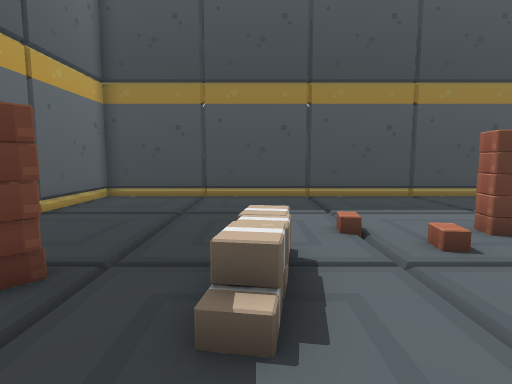
[1] (above)

19 first-person views from a walk through a level from a Godot 3-D game. The camera is 1.5 m above the floor, tilts 6° down and sees 80° across. Doors that lead somewhere are drawn open, without their leaves. The floor is counted in squares, 1 m on a side. Each view is taken from the middle of a square. On the plan, view 1 faces up. The plan holds only what a view shows up to about 15 squares ahead; the rest is blank. The place goes on beyond the plan.

[2]
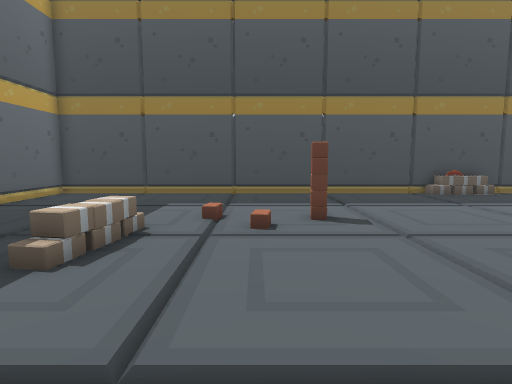

[3]
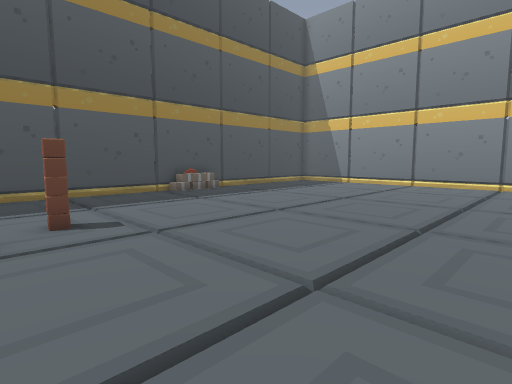

[4]
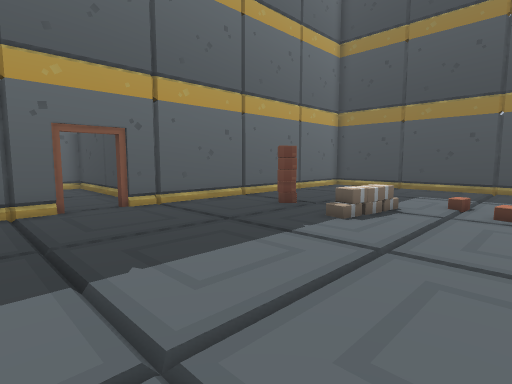

[5]
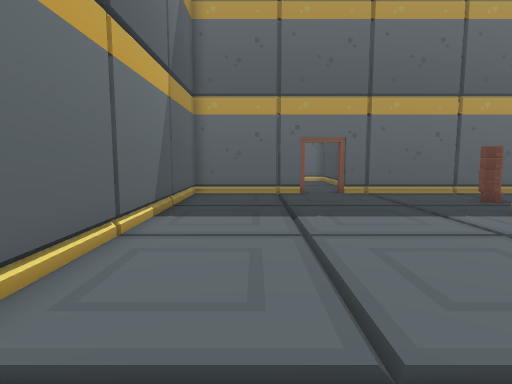

[6]
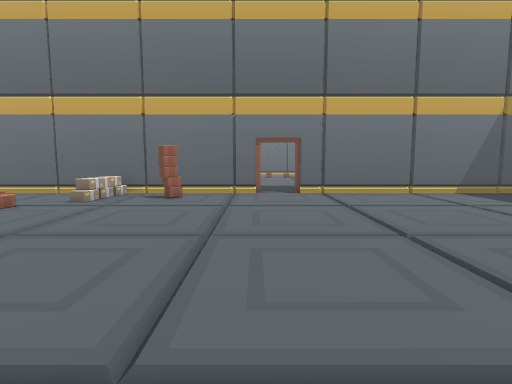

[7]
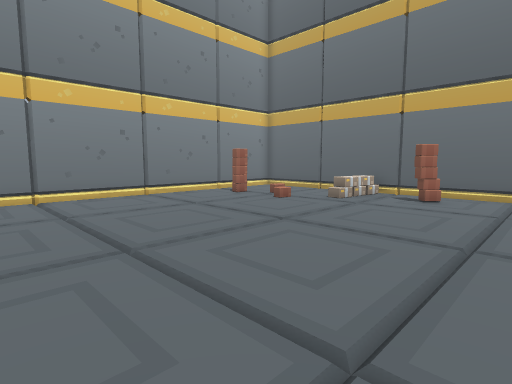

[8]
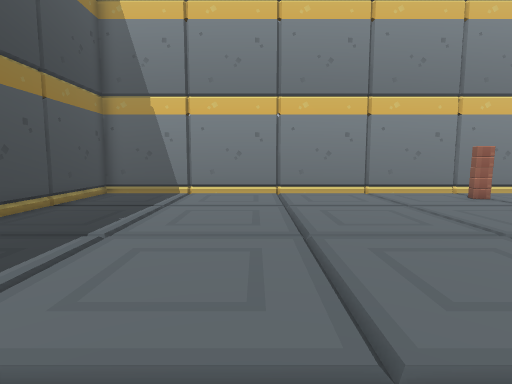

[9]
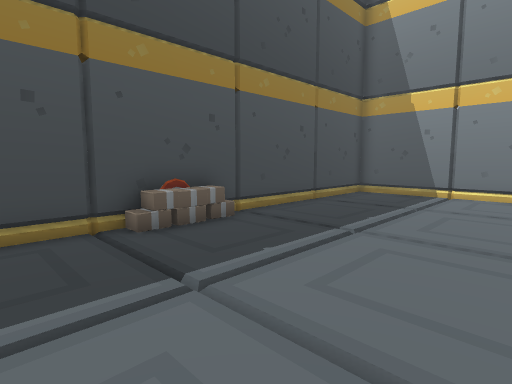

[10]
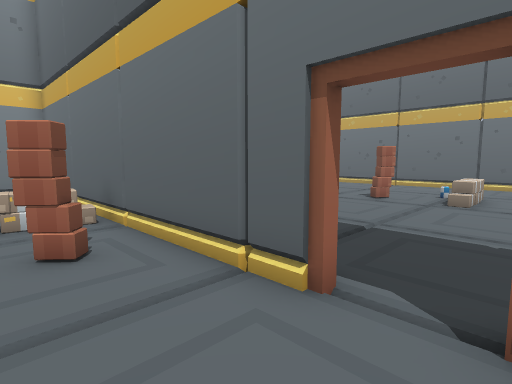

[11]
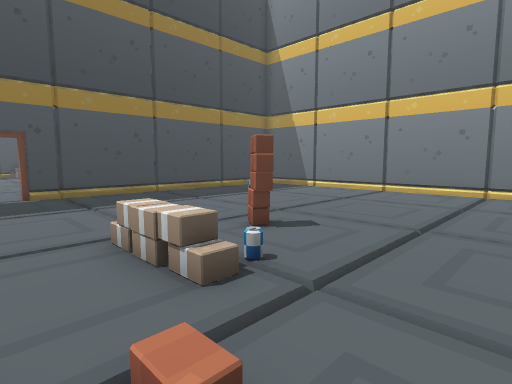

[12]
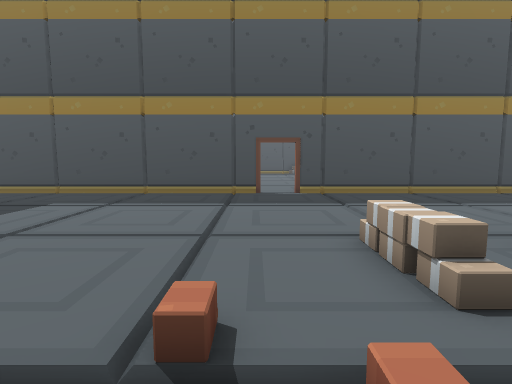

[13]
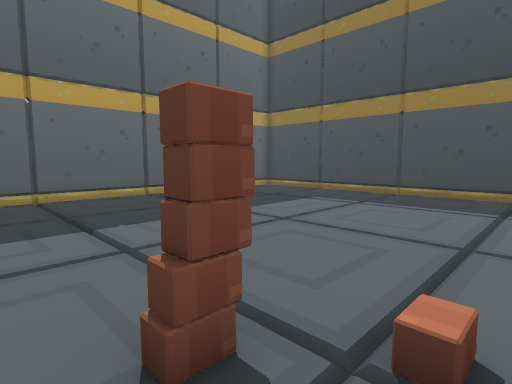

[14]
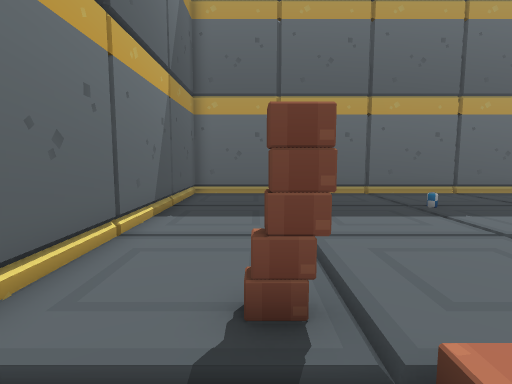

[15]
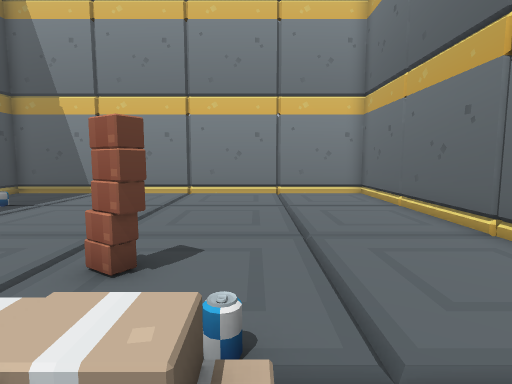

[16]
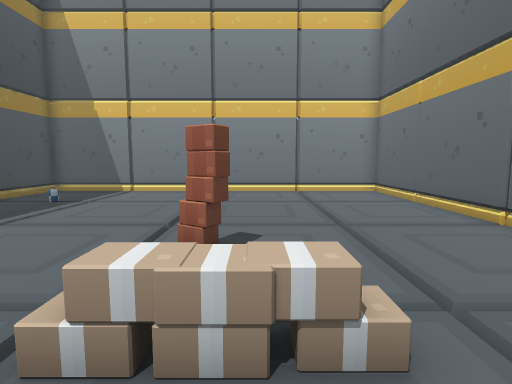

[17]
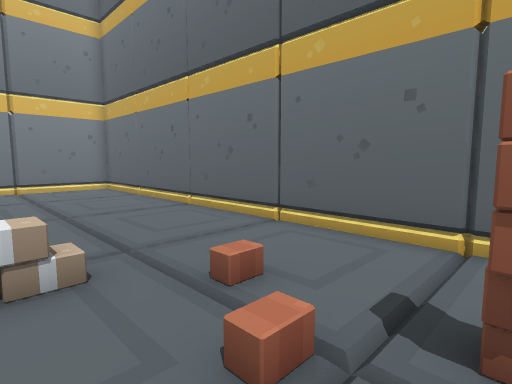

[18]
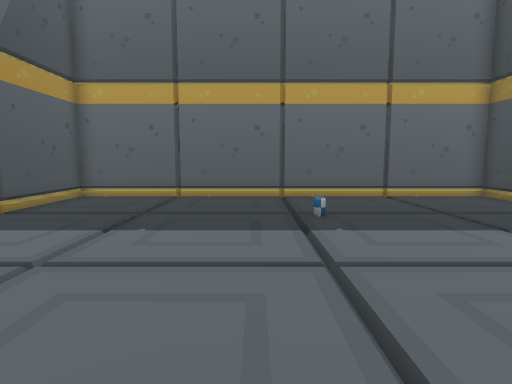

[19]
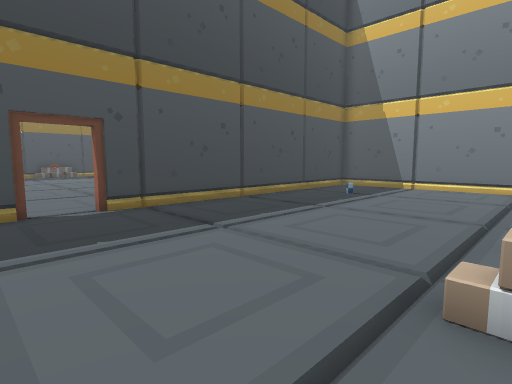

### Floor plan
Points are (right, up) in squares from view 1. A wall is a line through its corners. A room is listed if a view was taken in it or the views show most of it. See-through windows are left out.
Room 1 (views 1, 2, 3, 4, 5, 6, 7, 8, 9, 10)
walls: (8.8, -7.8) (20.6, -7.8); (-5.7, -2.8) (-5.7, -7.8) (7.3, -7.8); (21.8, -6.8) (21.8, 11.7) (-5.7, 11.7) (-5.7, -1.2)
ways out: open door at (8, -8) to room 2; open door at (-6, -2)
objects: box (-3, 3); box (0, 3); box (0, 4); box (4, 6); box (5, 6); box (11, 11); box (12, -6); box (12, 11); box (13, -6); other object (15, -7); other object (15, -6); box (16, -5); box (20, -4); box (20, -3)
Room 2 (views 11, 12, 13, 14, 15, 16, 17, 18, 19)
walls: (7.2, -8.3) (-5.7, -8.3) (-5.7, -23.8) (21.8, -23.8) (21.8, -8.3) (8.8, -8.3)
ways out: open door at (8, -8) to room 1
objects: box (5, -21); box (12, -17)

Positions as (right, up) in squares from view 1, and headings:
1: (0, 0), facing up
2: (3, -2), facing up
3: (3, -2), facing up-right
4: (4, -5), facing up-left
5: (8, -5), facing left
6: (9, 6), facing down
7: (9, 6), facing down-right
8: (8, 5), facing right
9: (8, 5), facing up-right
10: (7, -5), facing down-right
11: (7, -22), facing up-right
12: (7, -22), facing up
13: (7, -22), facing up-left
14: (8, -21), facing left
15: (8, -19), facing right
16: (7, -18), facing right
17: (5, -18), facing down-right
18: (6, -17), facing left
19: (6, -17), facing up-right
